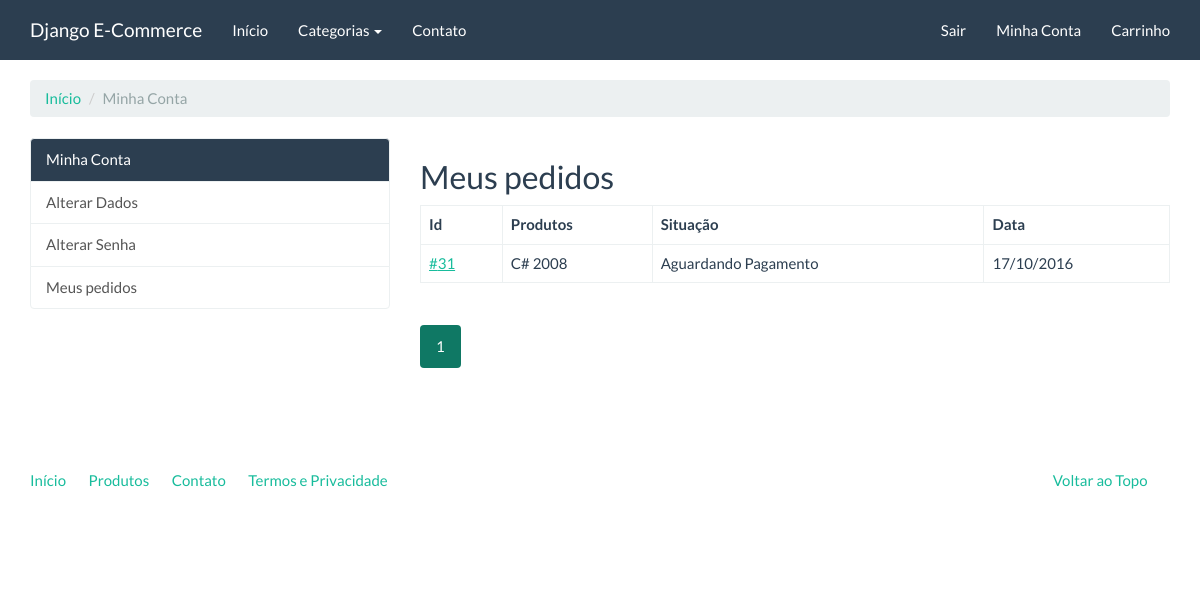
Before: /compras/meus-pedidos/ (signed in) with the older database file.
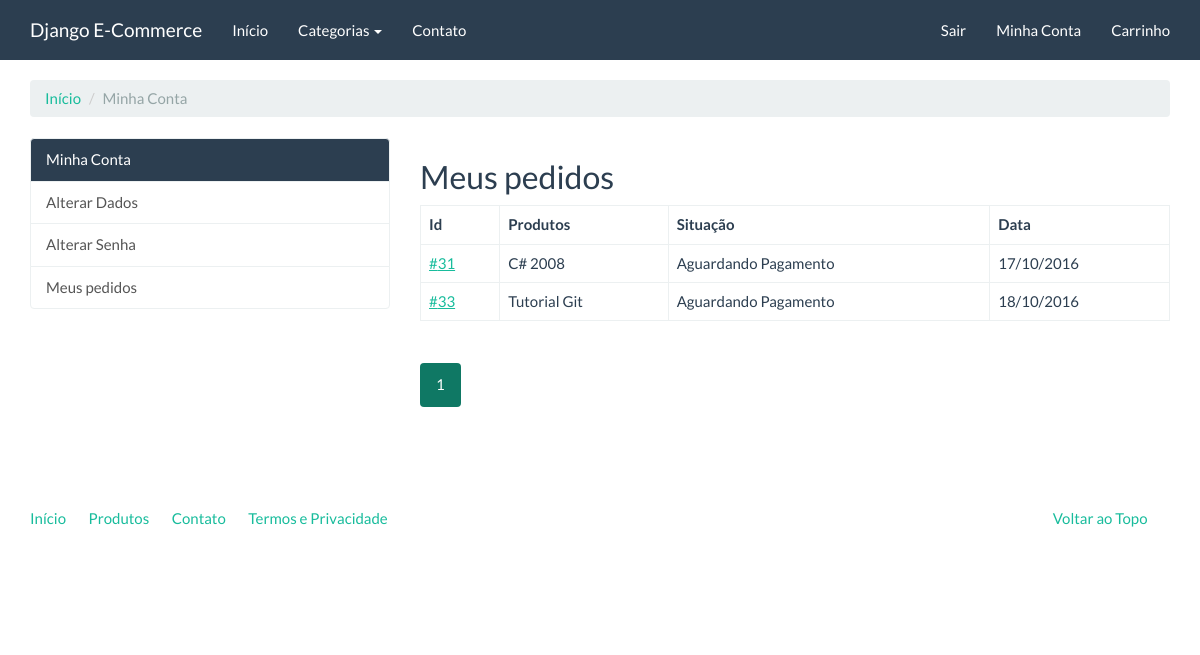
After: the same page with the newer database file.
### checkout/models.py (models this page shows, shortened)
class Order(models.Model):
    user = models.ForeignKey(settings.AUTH_USER_MODEL, verbose_name='Usuário')
    status = models.IntegerField('Situação', choices=STATUS_CHOICES, default=0, blank=True)
    payment_option = models.CharField('Opção de pagamento', choices=PAYMENT_OPTION_CHOICES,
                                      max_length=20, default='deposito')
    created = models.DateTimeField('Criado em', auto_now_add=True)
    modified = models.DateTimeField('Modificado em', auto_now=True)
    objects = OrderManager()
    class Meta:
        verbose_name = 'Pedido'
        verbose_name_plural = 'Pedidos'
    def products(self):
        products_ids = self.items.values_list('product')
        return Product.objects.filter(pk__in=products_ids)

### catalog/models.py (models this page shows, shortened)
class Product(models.Model):
    name = models.CharField('Nome', max_length=100)
    slug = models.SlugField('Identificador', max_length=100)
    category = models.ForeignKey('catalog.Category', verbose_name='Categoria')
    description = models.TextField('Descrição', blank=True)
    price = models.DecimalField('Preço', decimal_places=2, max_digits=8)
    created = models.DateField('Criado em', auto_now_add=True)
    modified = models.DateField('Modificado em', auto_now=True)
    image = models.ImageField('Imagem', upload_to='products', blank=True, null=True)
    class Meta:
        verbose_name = 'Produto'
        verbose_name_plural = 'Produtos'
        ordering = ['name']

### checkout/views.py (the view)
class OrderListView(LoginRequiredMixin, ListView):
    template_name = 'checkout/order_list.html'
    paginate_by = 10
    def get_queryset(self):
        return Order.objects.filter(user=self.request.user)

### catalog/context_processors.py (called while the page is built)
def categories(request):
    return {
        'categories': Category.objects.all()
    }

### catalog/models.py (called while the page is built)
    def get_absolute_url(self):
        return reverse('catalog:category', kwargs={'slug': self.slug})

### core/templatetags/pagination.py (called while the page is built)
@register.inclusion_tag('pagination.html')
def pagination(request, paginator, page_obj):
    context = {}
    context['paginator'] = paginator
    context['request'] = request
    context['page_obj'] = page_obj
    getvars = request.GET.copy()
    if 'page' in getvars:
        del getvars['page']
    if len(getvars) > 0:
        context['getvars'] = '&{0}'.format(getvars.urlencode())
    else:
        context['getvars'] = ''
    return context

### checkout/templates/checkout/order_list.html (shortened to what this page needs)
{% extends "accounts/index.html" %}
{% load pagination %}
{% block accounts_container %}
    <h2>Meus pedidos</h2>
    <table class="table table-bordered">
        <thead>
            <tr>
                <th>Id</th>
                <th>Produtos</th>
                <th>Situação</th>
                <th>Data</th>
            </tr>
        </thead>
        <tbody>
            {% for order in order_list %}
                <tr>
                    <td>
                        <a href="{% url 'checkout:order_detail' order.pk %}">#{{ order.pk }}</a>
                    </td>
                    <td>
                        {% for product in order.products %}
                            {{ product.name }}{% if not forloop.last %} <br/> {% endif %}
                        {% endfor %}
                    </td>
                    <td>
                        {{ order.get_status_display }}
                    </td>
                    <td>
                        {{ order.created|date:"d/m/Y" }}
                    </td>
                </tr>
            {% endfor %}
        </tbody>
    </table>
    {% pagination request paginator page_obj %}
{% endblock %}

Changed rows visible on the page:
added Order: pk "33", status "Aguardando Pagamento", created "18/10/2016"
now on this page (row unchanged): Product: name "Tutorial Git", shown under "33"
